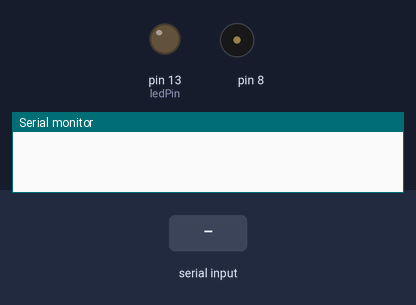
A sketch run on a simulated Arduino Uno, built with avr-gcc and run on an emulated ATmega328P. On the bench: output pins drawn as LEDs (lit = HIGH), buzzer (waves = sounding), the last lines printed to the serial monitor. Dashed ring = blinking. The test bench sets the inputs (shaded band).

Above: at 1.2 s.
1.3 s: "1\n" received over Serial
At 1.75 s:
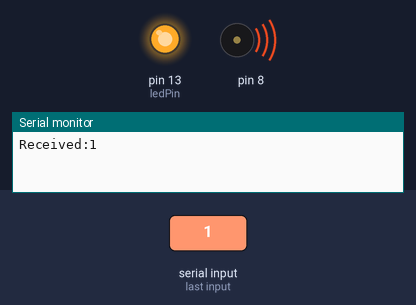
4.3 s: "0\n" received over Serial
At 4.95 s:
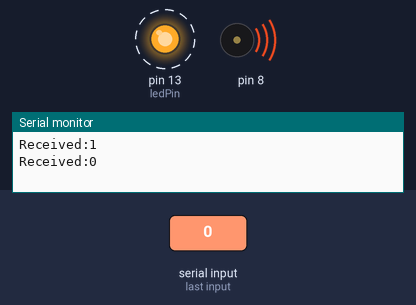
7.3 s: "2\n" received over Serial
At 9.8 s:
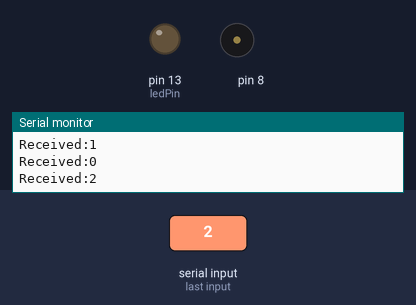
Timing chart, 0 to 11.3 s (numbered marks = the images above; inputs shaded):
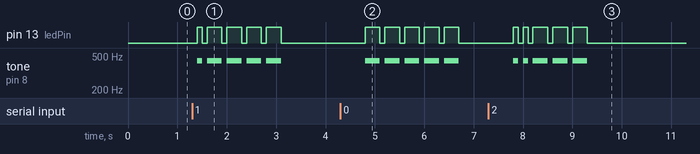

The sketch:

SimpleMorseCode.ino
```cpp
/*
  Based on the code from:
  http://www.arduino.cc/en/Tutorial/BlinkWithoutDelay
*/

// constants won't change. Used here to set a pin number:
const int ledPin =  LED_BUILTIN;// the number of the LED pin

// Variables will change:
int ledState = LOW;             // ledState used to set the LED

// Generally, you should use "unsigned long" for variables that hold time
// The value will quickly become too large for an int to store
unsigned long previousMillis = 0;        // will store last time LED was updated

// constants won't change:
const long interval = 100;           // interval at which to blink (milliseconds)

String inputString = "";         // a String to hold incoming data
bool stringComplete = false;  // whether the string is complete

//                       0        1        2        3        4        5        6        7        8        9
//                       a        b        c        d        e        f        g        h        i        j
//                       k        l        m        n        o        p        q        r        s        t
//                       u        v        w        x        y        z
String morseCode[36] = { "-----", ".----", "..---", "...--", "....-", ".....", "-....", "--...", "---..", "----.",
                         ".-"   , "-..." , "-.-." , "-.."  , "."    , "..-." , "--."  , "...." , ".."   , ".---" ,
                         "-.-"  , ".-.." , "--"   , "-."   , "---"  , ".--." , "--.-" , ".-."  , "..."  , "-"    ,
                         "..-"  , "...-" , ".--"  , "-..-" , "-.--" , "--.." };
String ascii2Code =  "0123456789abcdefghijklmnopqrstuvwxyz";
String code;
int duration = 0;
bool sendingChar = false;
bool isPause = true;
bool isBetweenChar = false;

void setup() {
  // set the digital pin as output:
  pinMode(ledPin, OUTPUT);

  // initialize serial:
  Serial.begin(9600);
  // reserve 200 bytes for the inputString:
  inputString.reserve(200);
}

void loop() {
  sendMorseCode();
}

void serialEvent() {
  while (!stringComplete && Serial.available()) {
    // get the new byte:
    char inChar = (char)Serial.read();
    // add it to the inputString:
    inputString += inChar;
    // if the incoming character is a newline, set a flag so the main loop can
    // do something about it:
    if (inChar == '\n') {
      stringComplete = true;
    }
  }
  if (stringComplete) {
    Serial.println("Received:" + inputString);
  }

}

void sendMorseCode() {
  if (!stringComplete) return;

  if (inputString.length() < 1) {
    //Serial.println("All chars sent.");
    stringComplete = false;
    return;
  }
  if (!sendingChar) {
    String aux = inputString.substring(0,1);
    inputString = inputString.substring(1);
    aux.toLowerCase();
    sendingChar = true;
    char c = aux.charAt(0);
    //Serial.print("Sending char:" + aux);
    getCode(c);
  } else {
    // sendingChar
    sendCode();
  }
}

void getCode(char c) {
  for (int i=0; i<ascii2Code.length(); i++) {
    if (ascii2Code[i] == c) {
      code = morseCode[i];
      isPause = false;
      isBetweenChar = false;
      //Serial.println(" code:" + code);
      return;
    }
  }
  code = "";
  isPause = true;
  duration = 7;
  //Serial.println("\n Sending pause");
}

void sendCode() {
  unsigned long currentMillis = millis();

  if (currentMillis - previousMillis < interval) return;

  // save the last time you blinked the LED
  previousMillis = currentMillis;

  if (isBetweenChar) {
    digitalWrite(ledPin, LOW);
    isBetweenChar = false;
    sendingChar = false;
  }

  if (isPause) {
    digitalWrite(ledPin, LOW);
    duration --;
    if (duration == 0) {
      isPause = false;
      sendingChar = false;
    }
  }

  if (sendingChar) {
    if (duration > 0) {
      //debug();
      if (!isPause) {
        digitalWrite(ledPin, HIGH);
        tone(8, 440);
      }
      duration --;
    } else {
      digitalWrite(ledPin, LOW);
      noTone(8);
      if (code.length() > 0) {
        char dd = code.charAt(0);
        code = code.substring(1);
        if (dd == '.') duration = 1;
        else duration = 3;
      } else {
        isBetweenChar = true;
      }
    }
  }
}

void debug() {
  if (stringComplete)
    Serial.print("stringComplete: TRUE");
  else
    Serial.print("stringComplete: FALSE");

  if (sendingChar)
    Serial.print(", sendingChar: TRUE");
  else
    Serial.print(", sendingChar: FALSE");

 if (isPause)
   Serial.print(", isPause: TRUE");
 else
   Serial.print(", isPause: FALSE");

 if (isBetweenChar)
   Serial.print(", isBetweenChar: TRUE");
 else
   Serial.print(", isBetweenChar: FALSE");

 Serial.print(", code:" + code);

 Serial.println("");
}
```

Measured:
- after the input at 1.3 s, pin 13 (ledPin): LOW → HIGH after 0.10 s, then repeats every 0.40 s: LOW 0.10 s, HIGH 0.30 s, until it stays LOW from 3.1 s; tone on pin 8: silent → 440 Hz after 0.10 s, then repeats every 0.40 s: silent 0.10 s, 440 Hz 0.30 s, until it stays silent from 3.1 s
- after the input at 4.3 s, pin 13 (ledPin): alternates HIGH for 0.30 s and LOW for 0.10 s, starting after 0.50 s; tone on pin 8: alternates 440 Hz for 0.30 s and silent for 0.10 s, starting after 0.50 s
- after the input at 7.3 s, pin 13 (ledPin): goes HIGH 0.10 s, LOW 0.10 s, HIGH 0.10 s, 3 × (LOW 0.10 s, HIGH 0.30 s), then LOW, starting after 0.50 s; tone on pin 8: goes 440 Hz 0.10 s, silent 0.10 s, 440 Hz 0.10 s, 3 × (silent 0.10 s, 440 Hz 0.30 s), then silent, starting after 0.50 s
